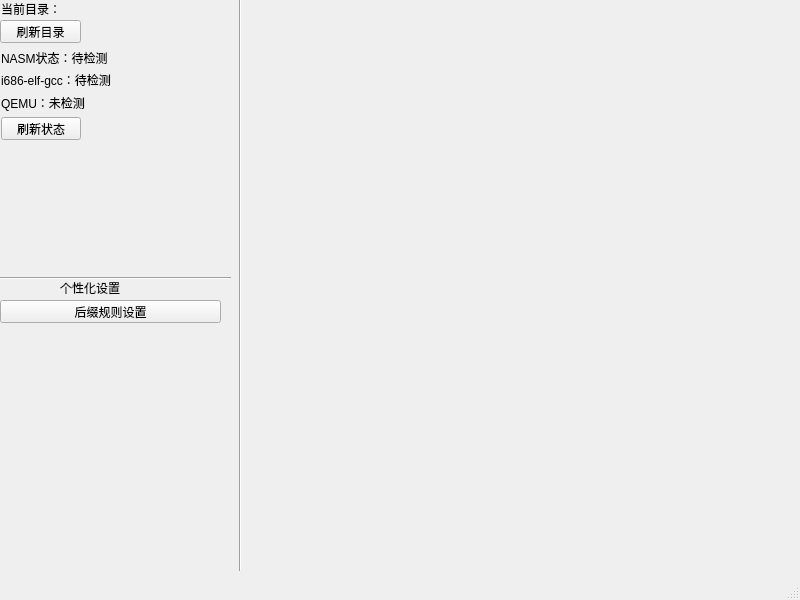
<?xml version="1.0" encoding="UTF-8"?>
<ui version="4.0">
 <class>MainWindow</class>
 <widget class="QMainWindow" name="MainWindow">
  <property name="geometry">
   <rect>
    <x>0</x>
    <y>0</y>
    <width>800</width>
    <height>600</height>
   </rect>
  </property>
  <property name="windowTitle">
   <string extracomment="看啥">H_builder主菜单</string>
  </property>
  <widget class="QWidget" name="centralwidget">
   <widget class="QLabel" name="label">
    <property name="geometry">
     <rect>
      <x>1</x>
      <y>1</y>
      <width>60</width>
      <height>16</height>
     </rect>
    </property>
    <property name="maximumSize">
     <size>
      <width>3500000</width>
      <height>3500000</height>
     </size>
    </property>
    <property name="text">
     <string>当前目录：</string>
    </property>
   </widget>
   <widget class="QPushButton" name="pushButton">
    <property name="geometry">
     <rect>
      <x>0</x>
      <y>20</y>
      <width>81</width>
      <height>23</height>
     </rect>
    </property>
    <property name="maximumSize">
     <size>
      <width>16777215</width>
      <height>16777215</height>
     </size>
    </property>
    <property name="text">
     <string>刷新目录</string>
    </property>
   </widget>
   <widget class="QLabel" name="NASM">
    <property name="geometry">
     <rect>
      <x>1</x>
      <y>50</y>
      <width>109</width>
      <height>16</height>
     </rect>
    </property>
    <property name="text">
     <string>NASM状态：待检测</string>
    </property>
   </widget>
   <widget class="QPushButton" name="pushButton_2">
    <property name="geometry">
     <rect>
      <x>1</x>
      <y>117</y>
      <width>80</width>
      <height>23</height>
     </rect>
    </property>
    <property name="text">
     <string>刷新状态</string>
    </property>
   </widget>
   <widget class="QLabel" name="GCC">
    <property name="geometry">
     <rect>
      <x>1</x>
      <y>72</y>
      <width>221</width>
      <height>16</height>
     </rect>
    </property>
    <property name="text">
     <string>i686-elf-gcc：待检测</string>
    </property>
   </widget>
   <widget class="QLabel" name="QEMU">
    <property name="geometry">
     <rect>
      <x>1</x>
      <y>95</y>
      <width>191</width>
      <height>16</height>
     </rect>
    </property>
    <property name="text">
     <string>QEMU：未检测</string>
    </property>
   </widget>
   <widget class="Line" name="line">
    <property name="geometry">
     <rect>
      <x>230</x>
      <y>-10</y>
      <width>20</width>
      <height>581</height>
     </rect>
    </property>
    <property name="orientation">
     <enum>Qt::Orientation::Vertical</enum>
    </property>
   </widget>
   <widget class="QPushButton" name="pushButton_3">
    <property name="geometry">
     <rect>
      <x>0</x>
      <y>300</y>
      <width>221</width>
      <height>23</height>
     </rect>
    </property>
    <property name="text">
     <string>后缀规则设置</string>
    </property>
   </widget>
   <widget class="Line" name="line_2">
    <property name="geometry">
     <rect>
      <x>0</x>
      <y>270</y>
      <width>231</width>
      <height>16</height>
     </rect>
    </property>
    <property name="orientation">
     <enum>Qt::Orientation::Horizontal</enum>
    </property>
   </widget>
   <widget class="QLabel" name="label_2">
    <property name="geometry">
     <rect>
      <x>60</x>
      <y>280</y>
      <width>71</width>
      <height>16</height>
     </rect>
    </property>
    <property name="text">
     <string>个性化设置</string>
    </property>
   </widget>
  </widget>
  <widget class="QMenuBar" name="menubar">
   <property name="geometry">
    <rect>
     <x>0</x>
     <y>0</y>
     <width>800</width>
     <height>20</height>
    </rect>
   </property>
  </widget>
  <widget class="QStatusBar" name="statusbar"/>
 </widget>
 <resources/>
 <connections/>
</ui>
